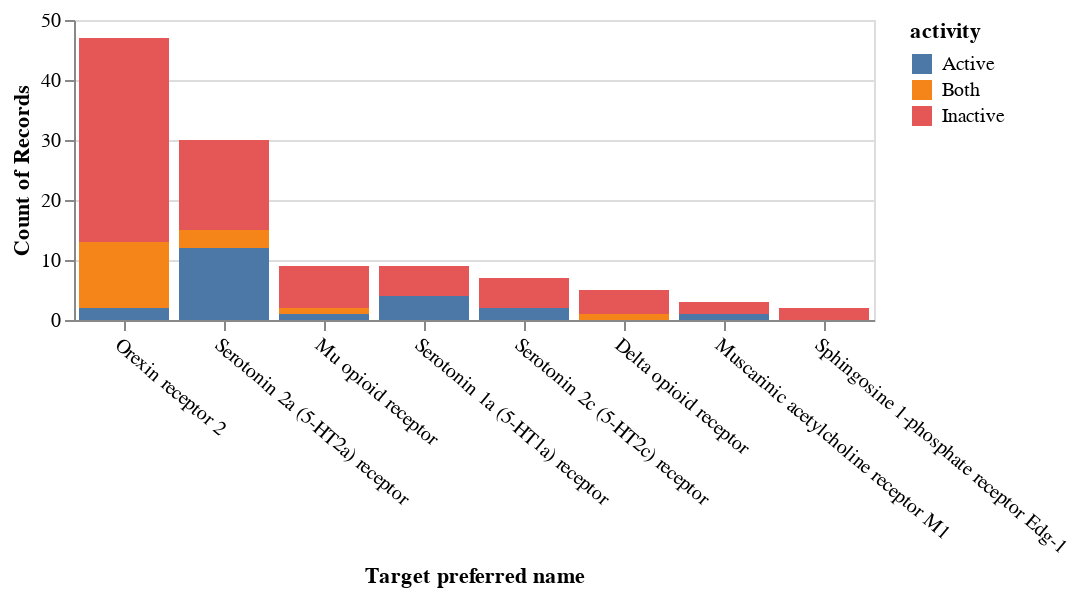

Notebook code for this chart:
### Code cell
ch2.save('./figures/receptors'

### Figure 1 — Vega-Lite specification as saved in the notebook (floating-point values rounded to 4 significant figures)
{"config": {"view": {"continuousWidth": 400, "continuousHeight": 300}, "axisX": {"labelAngle": 40}}, "data": {"name": "data-74de84b85bdc4667bfbf1221cdf150e5"}, "mark": "bar", "encoding": {"color": {"type": "nominal", "field": "activity"}, "order": {"type": "nominal", "field": "activity", "sort": "ascending"}, "x": {"type": "nominal", "field": "pref_name", "sort": "-y", "title": "Target preferred name"}, "y": {"type": "quantitative", "aggregate": "count"}}, "height": 150, "width": 400, "$schema": "https://vega.github.io/schema/vega-lite/v4.8.1.json", "datasets": {"data-74de84b85bdc4667bfbf1221cdf150e5": [{"pref_name": "Orexin receptor 2", "activity": "Inactive"}, {"pref_name": "Orexin receptor 2", "activity": "Inactive"}, {"pref_name": "Serotonin 2a (5-HT2a) receptor", "activity": "Inactive"}, {"pref_name": "Orexin receptor 2", "activity": "Inactive"}, {"pref_name": "Delta opioid receptor", "activity": "Both"}, {"pref_name": "Orexin receptor 2", "activity": "Inactive"}, {"pref_name": "Mu opioid receptor", "activity": "Inactive"}, {"pref_name": "Orexin receptor 2", "activity": "Inactive"}, {"pref_name": "Orexin receptor 2", "activity": "Both"}, {"pref_name": "Orexin receptor 2", "activity": "Both"}, {"pref_name": "Mu opioid receptor", "activity": "Inactive"}, {"pref_name": "Orexin receptor 2", "activity": "Inactive"}, {"pref_name": "Mu opioid receptor", "activity": "Inactive"}, {"pref_name": "Orexin receptor 2", "activity": "Active"}, {"pref_name": "Orexin receptor 2", "activity": "Inactive"}, {"pref_name": "Orexin receptor 2", "activity": "Inactive"}, {"pref_name": "Orexin receptor 2", "activity": "Active"}, {"pref_name": "Orexin receptor 2", "activity": "Both"}, {"pref_name": "Orexin receptor 2", "activity": "Inactive"}, {"pref_name": "Orexin receptor 2", "activity": "Inactive"}, {"pref_name": "Orexin receptor 2", "activity": "Inactive"}, {"pref_name": "Orexin receptor 2", "activity": "Inactive"}, {"pref_name": "Delta opioid receptor", "activity": "Inactive"}, {"pref_name": "Mu opioid receptor", "activity": "Inactive"}, {"pref_name": "Orexin receptor 2", "activity": "Inactive"}, {"pref_name": "Delta opioid receptor", "activity": "Inactive"}, {"pref_name": "Orexin receptor 2", "activity": "Both"}, {"pref_name": "Orexin receptor 2", "activity": "Inactive"}, {"pref_name": "Orexin receptor 2", "activity": "Inactive"}, {"pref_name": "Orexin receptor 2", "activity": "Both"}, {"pref_name": "Orexin receptor 2", "activity": "Both"}, {"pref_name": "Orexin receptor 2", "activity": "Inactive"}, {"pref_name": "Orexin receptor 2", "activity": "Both"}, {"pref_name": "Orexin receptor 2", "activity": "Inactive"}, {"pref_name": "Orexin receptor 2", "activity": "Both"}, {"pref_name": "Orexin receptor 2", "activity": "Both"}, {"pref_name": "Orexin receptor 2", "activity": "Inactive"}, {"pref_name": "Orexin receptor 2", "activity": "Inactive"}, {"pref_name": "Orexin receptor 2", "activity": "Inactive"}, {"pref_name": "Orexin receptor 2", "activity": "Inactive"}, {"pref_name": "Mu opioid receptor", "activity": "Inactive"}, {"pref_name": "Orexin receptor 2", "activity": "Inactive"}, {"pref_name": "Orexin receptor 2", "activity": "Inactive"}, {"pref_name": "Orexin receptor 2", "activity": "Inactive"}, {"pref_name": "Mu opioid receptor", "activity": "Inactive"}, {"pref_name": "Delta opioid receptor", "activity": "Inactive"}, {"pref_name": "Mu opioid receptor", "activity": "Inactive"}, {"pref_name": "Orexin receptor 2", "activity": "Inactive"}, {"pref_name": "Orexin receptor 2", "activity": "Inactive"}, {"pref_name": "Orexin receptor 2", "activity": "Inactive"}, {"pref_name": "Orexin receptor 2", "activity": "Inactive"}, {"pref_name": "Orexin receptor 2", "activity": "Inactive"}, {"pref_name": "Orexin receptor 2", "activity": "Inactive"}, {"pref_name": "Mu opioid receptor", "activity": "Both"}, {"pref_name": "Orexin receptor 2", "activity": "Inactive"}, {"pref_name": "Muscarinic acetylcholine receptor M1", "activity": "Active"}, {"pref_name": "Serotonin 2a (5-HT2a) receptor", "activity": "Inactive"}, {"pref_name": "Orexin receptor 2", "activity": "Inactive"}, {"pref_name": "Orexin receptor 2", "activity": "Both"}, {"pref_name": "Orexin receptor 2", "activity": "Inactive"}, {"pref_name": "Orexin receptor 2", "activity": "Both"}, {"pref_name": "Muscarinic acetylcholine receptor M1", "activity": "Inactive"}, {"pref_name": "Serotonin 2c (5-HT2c) receptor", "activity": "Active"}, {"pref_name": "Serotonin 2a (5-HT2a) receptor", "activity": "Active"}, {"pref_name": "Serotonin 2c (5-HT2c) receptor", "activity": "Inactive"}, {"pref_name": "Orexin receptor 2", "activity": "Inactive"}, {"pref_name": "Sphingosine 1-phosphate receptor Edg-1", "activity": "Inactive"}, {"pref_name": "Sphingosine 1-phosphate receptor Edg-1", "activity": "Inactive"}, {"pref_name": "Serotonin 2c (5-HT2c) receptor", "activity": "Inactive"}, {"pref_name": "Serotonin 2c (5-HT2c) receptor", "activity": "Inactive"}, {"pref_name": "Serotonin 2c (5-HT2c) receptor", "activity": "Inactive"}, {"pref_name": "Serotonin 2a (5-HT2a) receptor", "activity": "Active"}, {"pref_name": "Serotonin 2a (5-HT2a) receptor", "activity": "Active"}, {"pref_name": "Serotonin 2a (5-HT2a) receptor", "activity": "Active"}, {"pref_name": "Serotonin 1a (5-HT1a) receptor", "activity": "Inactive"}, {"pref_name": "Serotonin 2c (5-HT2c) receptor", "activity": "Inactive"}, {"pref_name": "Serotonin 2a (5-HT2a) receptor", "activity": "Active"}, {"pref_name": "Mu opioid receptor", "activity": "Active"}, {"pref_name": "Serotonin 2a (5-HT2a) receptor", "activity": "Both"}, {"pref_name": "Serotonin 2a (5-HT2a) receptor", "activity": "Active"}, {"pref_name": "Serotonin 1a (5-HT1a) receptor", "activity": "Inactive"}, {"pref_name": "Serotonin 2a (5-HT2a) receptor", "activity": "Inactive"}, {"pref_name": "Serotonin 2a (5-HT2a) receptor", "activity": "Both"}, {"pref_name": "Serotonin 2c (5-HT2c) receptor", "activity": "Active"}, {"pref_name": "Serotonin 2a (5-HT2a) receptor", "activity": "Both"}, {"pref_name": "Serotonin 2a (5-HT2a) receptor", "activity": "Active"}, {"pref_name": "Serotonin 1a (5-HT1a) receptor", "activity": "Active"}, {"pref_name": "Serotonin 2a (5-HT2a) receptor", "activity": "Inactive"}, {"pref_name": "Serotonin 2a (5-HT2a) receptor", "activity": "Inactive"}, {"pref_name": "Serotonin 2a (5-HT2a) receptor", "activity": "Active"}, {"pref_name": "Serotonin 2a (5-HT2a) receptor", "activity": "Active"}, {"pref_name": "Serotonin 1a (5-HT1a) receptor", "activity": "Active"}, {"pref_name": "Serotonin 2a (5-HT2a) receptor", "activity": "Active"}, {"pref_name": "Serotonin 2a (5-HT2a) receptor", "activity": "Active"}, {"pref_name": "Serotonin 2a (5-HT2a) receptor", "activity": "Inactive"}, {"pref_name": "Serotonin 2a (5-HT2a) receptor", "activity": "Inactive"}, {"pref_name": "Serotonin 2a (5-HT2a) receptor", "activity": "Inactive"}, {"pref_name": "Serotonin 2a (5-HT2a) receptor", "activity": "Active"}, {"pref_name": "Serotonin 1a (5-HT1a) receptor", "activity": "Active"}, {"pref_name": "Serotonin 2a (5-HT2a) receptor", "activity": "Inactive"}, {"pref_name": "Serotonin 1a (5-HT1a) receptor", "activity": "Active"}, {"pref_name": "Serotonin 2a (5-HT2a) receptor", "activity": "Inactive"}, {"pref_name": "Serotonin 2a (5-HT2a) receptor", "activity": "Inactive"}, {"pref_name": "Serotonin 2a (5-HT2a) receptor", "activity": "Inactive"}, {"pref_name": "Serotonin 1a (5-HT1a) receptor", "activity": "Inactive"}, {"pref_name": "Serotonin 2a (5-HT2a) receptor", "activity": "Inactive"}, {"pref_name": "Serotonin 2a (5-HT2a) receptor", "activity": "Inactive"}, {"pref_name": "Serotonin 1a (5-HT1a) receptor", "activity": "Inactive"}, {"pref_name": "Muscarinic acetylcholine receptor M1", "activity": "Inactive"}, {"pref_name": "Serotonin 1a (5-HT1a) receptor", "activity": "Inactive"}, {"pref_name": "Delta opioid receptor", "activity": "Inactive"}, {"pref_name": "Serotonin 2a (5-HT2a) receptor", "activity": "Inactive"}]}}
